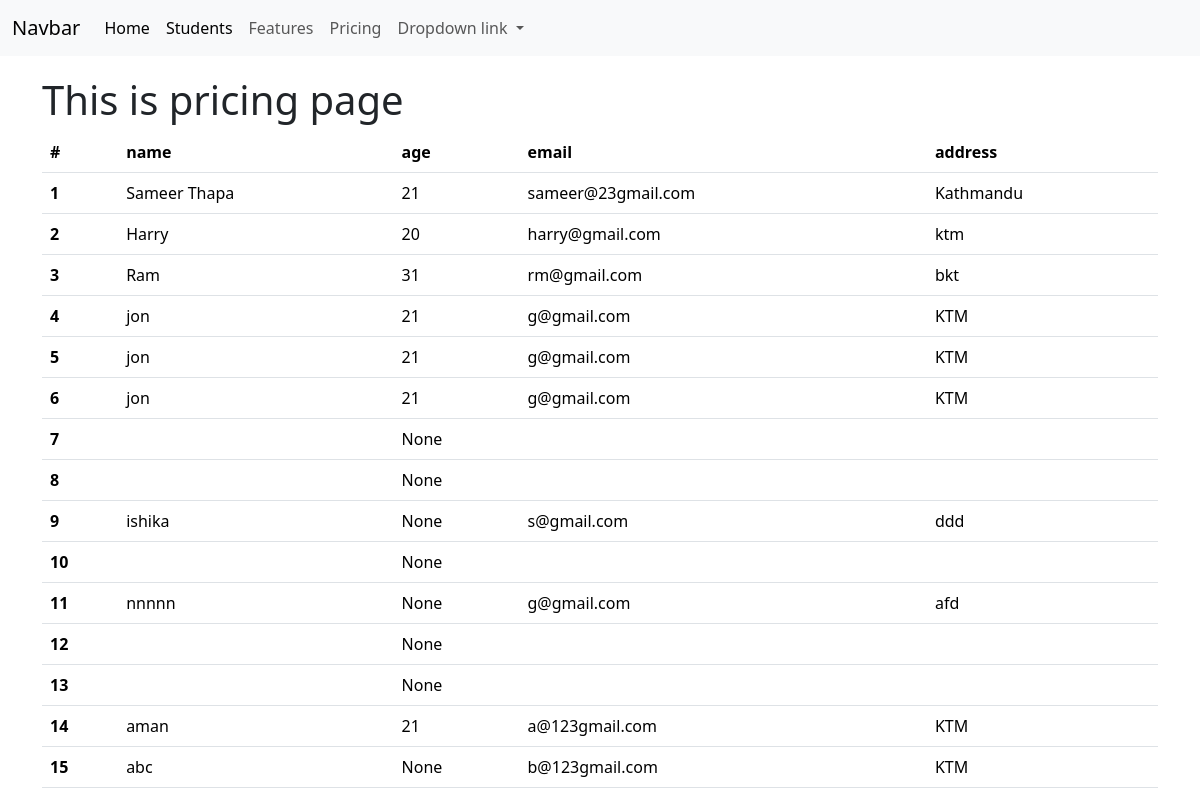
The page /pricing/ on the database its author committed.
### home/models.py (models this page shows, shortened)
class Student(models.Model):
    name = models.CharField(max_length=30)
    age = models.IntegerField(null=True, blank=True)
    address = models.CharField(max_length=50)
    email = models.EmailField(max_length=20)
    classroom = models.ForeignKey(ClassRoom, on_delete=models.CASCADE, related_name="classroom_student",
                               null=True, blank=True)

### home/views.py (the view)
# urls.py: path('pricing/', temp_inherit_pricing, name="temp_inherit_pricing"),
def temp_inherit_pricing(request):
    students = Student.objects.all()
    return render(request, template_name='home/temp_inherit_pricing.html',
                  context={"students": students})

### home/templates/home/temp_inherit_pricing.html
{% extends 'home/base.html' %}
{% block content %}
<h1>This is pricing page </h1>
<table class="table">
  <thead>
    <tr>
      <th scope="col">#</th>
      <th scope="col">name </th>
      <th scope="col">age</th>
      <th scope="col">email </th>
        <th scope="col">address </th>
    </tr>
  </thead>
  <tbody>
{% for student in students %}
    <tr>
      <th scope="row">{{ forloop.counter }}</th>
      <td>{{student.name}}</td>
      <td>{{student.age}}</td>
      <td>{{student.email}}</td>
        <td>{{student.address}}</td>
    </tr>
   {% endfor %}
  </tbody>
</table>
{% endblock %}

### rows shown on the page
Student: name "Sameer Thapa", age "21", email "sameer@23gmail.com", address "Kathmandu"
Student: name "Harry", age "20", email "harry@gmail.com", address "ktm"
Student: name "Ram", age "31", email "rm@gmail.com", address "bkt"
Student: name "jon", age "21", email "g@gmail.com", address "KTM"
Student: name "jon", age "21", email "g@gmail.com", address "KTM"
Student: name "jon", age "21", email "g@gmail.com", address "KTM"
Student: age "None"
Student: age "None"
Student: name "ishika", age "None", email "s@gmail.com", address "ddd"
Student: age "None"
Student: name "nnnnn", age "None", email "g@gmail.com", address "afd"
Student: age "None"
Student: age "None"
Student: name "aman", age "21", email "a@123gmail.com", address "KTM"
Student: name "abc", age "None", email "b@123gmail.com", address "KTM"
